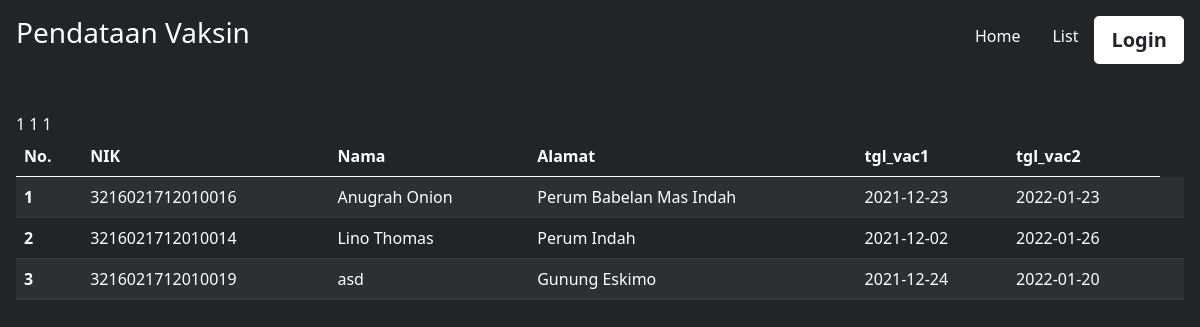
Screenshot of /index.php/home/list with the database file from the repository.
### tables this page shows
CREATE TABLE `data_vac` (
  `id_user` int(20) NOT NULL,
  `nik` varchar(20) DEFAULT NULL,
  `nama` varchar(30) DEFAULT NULL,
  `alamat` text DEFAULT NULL,
  `tgl_vac1` date DEFAULT NULL,
  `tgl_vac2` date DEFAULT NULL
);

### application/controllers/Home.php (called while the page is built, shortened)
<?php
class Home extends CI_Controller
{
	public function __construct()
	{
		$this->load->model('M_data');
	}
	public function list()
	{
		$data['title'] = 'Pendataan Vaksin';
		$data['user'] = $this->M_data->getAllUser();
		$this->load->view('templates/header', $data);
		$this->load->view('list', $data);
		$this->load->view('templates/footer');
	}
}

### index.php (called while the page is built, shortened)
<?php
require_once BASEPATH.'core/CodeIgniter.php';

### application/models/M_data.php (called while the page is built, shortened)
<?php
class M_data extends CI_Model {
	public function getAllUser() {
		return $this->db->get('data_vac')->result_array();
	}
}

### application/views/list.php (the view, shortened to what this page needs)
<table class="table table-dark table-striped table-hover">
	<thead>
		<tr>
			<th scope="col">No.</th>
			<th scope="col">NIK</th>
			<th scope="col">Nama</th>
			<th scope="col">Alamat</th>
			<th scope="col">tgl_vac1</th>
			<th scope="col">tgl_vac2</th>
		</tr>
	</thead>
	<tbody>
		<?php
		$no = 1;
		foreach ($user as $data) : ?>
			<tr>
				<th scope="row"><?= $no++; ?></th>
				<td><?= $data['nik'] ?></td>
				<td><?= $data['nama'] ?></td>
				<td><?= $data['alamat'] ?></td>
				<td><?= $data['tgl_vac1'] ?></td>
				<td><?= $data['tgl_vac2'] ?></td>
				<td>
				</td>
			</tr>
		<?php
		endforeach;
		?>
	</tbody>
</table>

### application/views/templates/header.php (shortened to what this page needs)
<!doctype html>
<html lang="en">
  <head>
    <link href="https://cdn.jsdelivr.net/npm/bootstrap@5.0.2/dist/css/bootstrap.min.css" rel="stylesheet">
  </head>
  <body class="bg-dark text-white">
	<div class="cover-container d-flex w-100 h-100 p-3 mx-auto flex-column">
		<header class="mb-5">
			<div>
				<h3 class="float-md-start mb-0">Pendataan Vaksin</h3>
				<nav class="nav nav-masthead justify-content-center float-md-end">
					<a class="nav-link text-decoration-none text-reset" aria-current="page" href="<?=base_url('home/index')?>">Home</a>
					<a class="nav-link text-decoration-none text-reset" href="<?=base_url('home/list')?>">List</a>
					<?php if ($this->session->userdata('login') == '1') : ?>
					<a href="<?=base_url('home/logout')?>" class="btn btn-lg btn-secondary fw-bold border-white bg-white text-dark">Logout</a>
					<?php else : ?>
				<a href="<?=base_url('home/login')?>" class="btn btn-lg btn-secondary fw-bold border-white bg-white text-dark">Login</a>
				<?php endif ?>
				</nav>
			</div>
		</header>

### application/views/templates/footer.php (shortened to what this page needs)
			</div>
  </body>
</html>

### rows the page displays
data_vac: nik "3216021712010016", nama "Anugrah Onion", alamat "Perum Babelan Mas Indah", tgl_vac1 "2021-12-23", tgl_vac2 "2022-01-23"
data_vac: nik "3216021712010014", nama "Lino Thomas", alamat "Perum Indah", tgl_vac1 "2021-12-02", tgl_vac2 "2022-01-26"
data_vac: nik "3216021712010019", nama "asd", alamat "Gunung Eskimo", tgl_vac1 "2021-12-24", tgl_vac2 "2022-01-20"
